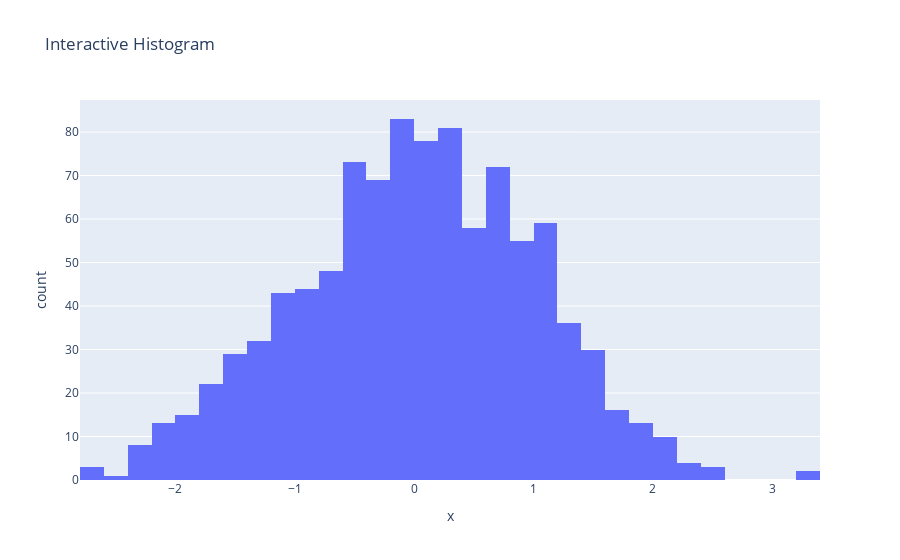

Notebook source saved alongside this figure:
### Markdown cell above
**Explanation:**

- This code generates two sets of random numbers, x and y, with a linear relationship between them.
- px.scatter() creates the interactive scatter plot, with x=x, y=y specifying the data, and title adding a title.

### Code cell
import plotly.express as px
import numpy as np

# Generate some sample data
data = np.random.randn(1000)

# Create an interactive histogram
fig = px.histogram(x=data, nbins=30, title="Interactive Histogram")

# Show the plot
fig.show()

### Figure 1 — Plotly figure (JSON) as saved in the notebook; plotly's stock layout.template omitted (floating-point values rounded to 4 significant figures; data arrays with more than 128 entries replaced by an {"elided": "..."} marker saying what was removed)
{"data": [{"alignmentgroup": "True", "bingroup": "x", "hovertemplate": "x=%{x}<br>count=%{y}<extra></extra>", "legendgroup": "", "marker": {"color": "#636efa", "pattern": {"shape": ""}}, "name": "", "nbinsx": 30, "offsetgroup": "", "orientation": "v", "showlegend": false, "type": "histogram", "x": {"elided": "1000 float values"}, "xaxis": "x", "yaxis": "y"}], "layout": {"autosize": true, "barmode": "relative", "legend": {"tracegroupgap": 0}, "title": {"text": "Interactive Histogram"}, "xaxis": {"anchor": "y", "autorange": true, "domain": [0, 1], "range": [-2.8, 3.4], "title": {"text": "x"}, "type": "linear"}, "yaxis": {"anchor": "x", "autorange": true, "domain": [0, 1], "range": [0, 87.37], "title": {"text": "count"}}}}
